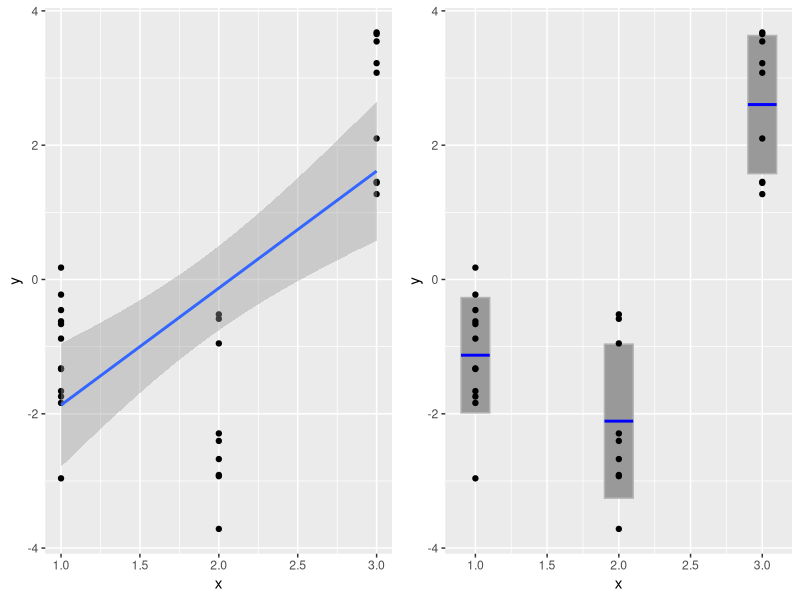

Write the R code that produced this figure. (Note: this script raises an error after producing the figure.)
## 7 팩터 자료형

x <- factor(c('A', 'B', 'A', 'A', 'C', 'B'))
x
class(x)

x <- ordered(c('High', 'Medium', 'Low', 'Medium', 'Low'), 
             levels=c('Low', 'Medium', 'High'))
x
class(x)

## 7.1 팩터형의 중요성

n = 30
x <- sample(1:3, n, replace=TRUE); x
y <- ifelse(x>2, x + rnorm(n), rnorm(n)-x)
lm(y ~ x)

x <- as.factor(x)
lm(y~x)


### 참고.
### 앞의 두 분석 결과의 차이는 다음과 같이 시각적으로 나타낼 수 있다. 
library(ggplot2)
library(dplyr)

# linear regression
n = 30
x = as.numeric(as.character(x))
dat <- data.frame(x=x, y=y)
dat2 <- dat %>% group_by(x) %>% summarise(m=mean(y), sd=sd(y))
p1 <- ggplot(data = dat, aes(x=x, y=y)) +
  geom_point() +
  geom_smooth(method='lm')

#x <- as.factor(x)
dat <- data.frame(x=x, y=y)
p2 <- ggplot(data = dat) +
  geom_rect(data= dat2,
            aes(xmin=x-0.1, xmax=x+0.1, ymin=m-sd, ymax=m+sd), colour='gray70', fill='gray60') +
  geom_point(aes(x=x, y=y)) +
  geom_segment(data = dat2,
               aes(x=x-0.1, xend=x+0.1, y=m, yend=m),
               size=1, col='blue')
gridExtra::grid.arrange(p1, p2, ncol=2)
### 참고 끝.


## 7.2 데이터 전처리에 있어서 팩터형

fac1 <- factor(c('a', 'b', 'b', 'a'))
fac1[5] <- 'b'
fac1[6] <- 'c'
fac1


fac1
fac2 <- factor(c('a', 'b', 'c', 'c', 'b'))
c(fac1, fac2)

str1 <- c('a', 'b', 'b', 'a')
str1[5] <- 'c'
str1
str2 <- c('a', 'd', 'd', 'c')
c(str1, str2)


## 7.3 forcats 패키지

install.packages("forcats")

library(forcats)
x
fct_relevel(x, '3', '2', '1')
fac2
fct_relevel(fac2, "b", "a")
x <- factor(unlist(strsplit(
  'wzwzzwzwzcczwzdzczwzwzdzdddzdyydddddwzwwwdddzzddddzdzzd',''
)))
table(x)
x <- fct_infreq(x)
table(x)

## 7.3.2 수준을 합치거나 이름을 바꾸는 함수

# dog=개, zebra=얼룩말, whimbrel=중부리도요, catfish = 메기, yak=야크
x2 <- fct_recode(x, 
                 "dog"="d", "zebra"="z", "whimbrel"="w",
                 "catfish"="c", "yak"="y")
x2

x3 <- fct_collapse(x2, 
                   "mammals"=c("dog", "zebra", "yak"),
                   "birds"="whimbrel",
                   "fish"="catfish")
x3


x4 <- fct_lump(x2); x4


## 7.3.3 새로운 수준을 추가하는 함수

fac1
fac2
c(fac1, fac2)
fct_c(fac1, fac2)

